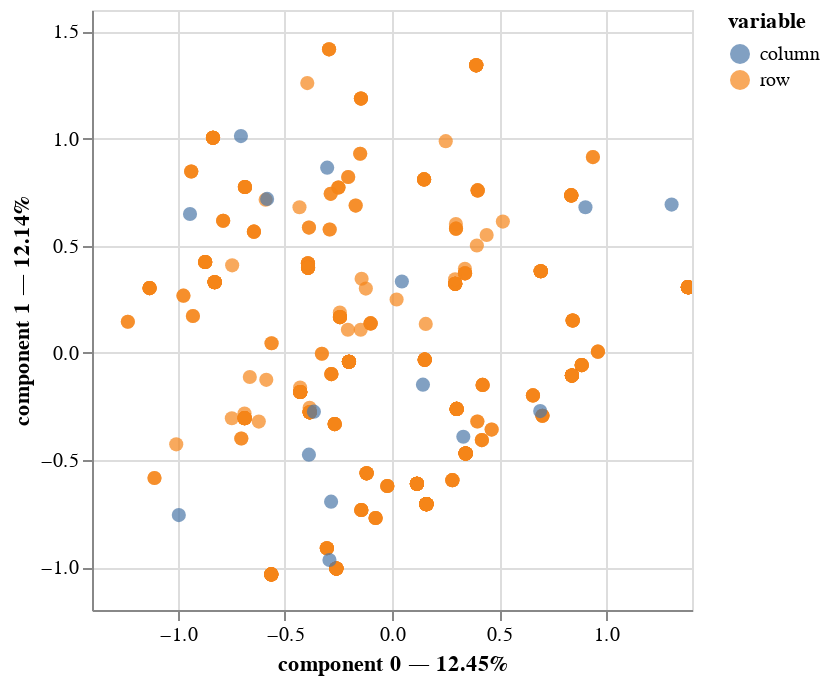

Source (notebook cell):
### Code cell
mca.plot(df)

### Figure 1 — Vega-Lite specification as saved in the notebook (floating-point values rounded to 4 significant figures; data arrays with more than 128 entries replaced by an {"elided": "..."} marker saying what was removed)
{"config": {"view": {"continuousWidth": 300, "continuousHeight": 300}}, "layer": [{"data": {"name": "data-cafb5a5ddc0d998e09890dc895a11e21"}, "mark": {"type": "circle", "size": 50}, "encoding": {"color": {"field": "variable", "type": "nominal"}, "tooltip": [{"field": "variable", "type": "nominal"}, {"field": "value", "type": "nominal"}, {"field": "component 0", "type": "quantitative"}, {"field": "component 1", "type": "quantitative"}], "x": {"axis": {"title": "component 0 — 12.45%"}, "field": "component 0", "scale": {"zero": false}, "type": "quantitative"}, "y": {"axis": {"title": "component 1 — 12.14%"}, "field": "component 1", "scale": {"zero": false}, "type": "quantitative"}}, "name": "view_3"}, {"data": {"name": "data-f865334856a93e2e854b2d0337385f6d"}, "mark": {"type": "circle", "size": 50}, "encoding": {"color": {"field": "variable", "type": "nominal"}, "tooltip": [{"field": "variable", "type": "nominal"}, {"field": "value", "type": "nominal"}, {"field": "component 0", "type": "quantitative"}, {"field": "component 1", "type": "quantitative"}], "x": {"axis": {"title": "component 0 — 12.45%"}, "field": "component 0", "scale": {"zero": false}, "type": "quantitative"}, "y": {"axis": {"title": "component 1 — 12.14%"}, "field": "component 1", "scale": {"zero": false}, "type": "quantitative"}}}], "params": [{"name": "param_3", "select": {"type": "interval", "encodings": ["x", "y"]}, "bind": "scales", "views": ["view_3"]}], "$schema": "https://vega.github.io/schema/vega-lite/v5.8.0.json", "datasets": {"data-cafb5a5ddc0d998e09890dc895a11e21": {"elided": "445 records"}, "data-f865334856a93e2e854b2d0337385f6d": [{"component 0": 0.04607, "component 1": 0.3332, "variable": "column", "value": "Carrera_Biol", "label": "Carrera_Biol"}, {"component 0": 0.1444, "component 1": -0.1483, "variable": "column", "value": "Carrera_Esta", "label": "Carrera_Esta"}, {"component 0": 1.305, "component 1": 0.6921, "variable": "column", "value": "Carrera_Farm", "label": "Carrera_Farm"}, {"component 0": -0.2842, "component 1": -0.6943, "variable": "column", "value": "Carrera_Fisi", "label": "Carrera_Fisi"}, {"component 0": -0.9949, "component 1": -0.7569, "variable": "column", "value": "Carrera_Geol", "label": "Carrera_Geol"}, {"component 0": -0.3878, "component 1": -0.4752, "variable": "column", "value": "Carrera_Mate", "label": "Carrera_Mate"}, {"component 0": -0.3025, "component 1": 0.8644, "variable": "column", "value": "Carrera_Quim", "label": "Carrera_Quim"}, {"component 0": 0.9027, "component 1": 0.6793, "variable": "column", "value": "Genero_F", "label": "Genero_F"}, {"component 0": -0.3645, "component 1": -0.2743, "variable": "column", "value": "Genero_M", "label": "Genero_M"}, {"component 0": -0.2918, "component 1": -0.9669, "variable": "column", "value": "Estrato_alto", "label": "Estrato_alto"}, {"component 0": -0.5827, "component 1": 0.7183, "variable": "column", "value": "Estrato_bajo", "label": "Estrato_bajo"}, {"component 0": 0.6916, "component 1": -0.2717, "variable": "column", "value": "Estrato_medio", "label": "Estrato_medio"}, {"component 0": 0.3328, "component 1": -0.3914, "variable": "column", "value": "Origen_Bogo", "label": "Origen_Bogo"}, {"component 0": -0.9427, "component 1": 0.6479, "variable": "column", "value": "Origen_Cund", "label": "Origen_Cund"}, {"component 0": -0.7051, "component 1": 1.012, "variable": "column", "value": "Origen_Otro", "label": "Origen_Otro"}]}}
